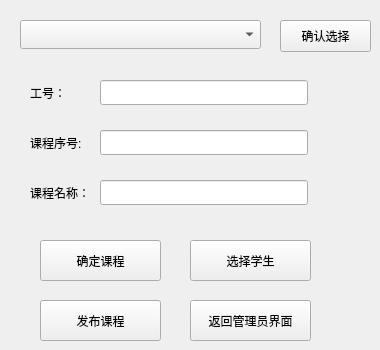
       <widget class="QWidget" name="page8">
        <widget class="QPushButton" name="subjectRelease">
         <property name="geometry">
          <rect>
           <x>40</x>
           <y>300</y>
           <width>121</width>
           <height>41</height>
          </rect>
         </property>
         <property name="text">
          <string>发布课程</string>
         </property>
        </widget>
        <widget class="QLabel" name="label_teaNum">
         <property name="geometry">
          <rect>
           <x>30</x>
           <y>80</y>
           <width>39</width>
           <height>25</height>
          </rect>
         </property>
         <property name="text">
          <string>工号：</string>
         </property>
        </widget>
        <widget class="QLabel" name="label_subNum">
         <property name="geometry">
          <rect>
           <x>30</x>
           <y>130</y>
           <width>56</width>
           <height>25</height>
          </rect>
         </property>
         <property name="text">
          <string>课程序号:</string>
         </property>
        </widget>
        <widget class="QPushButton" name="subjectConfirm">
         <property name="geometry">
          <rect>
           <x>40</x>
           <y>240</y>
           <width>121</width>
           <height>41</height>
          </rect>
         </property>
         <property name="sizePolicy">
          <sizepolicy hsizetype="Minimum" vsizetype="Fixed">
           <horstretch>0</horstretch>
           <verstretch>0</verstretch>
          </sizepolicy>
         </property>
         <property name="text">
          <string>确定课程</string>
         </property>
        </widget>
        <widget class="QLineEdit" name="subjectNumber">
         <property name="geometry">
          <rect>
           <x>100</x>
           <y>130</y>
           <width>208</width>
           <height>25</height>
          </rect>
         </property>
        </widget>
        <widget class="QLabel" name="label_subName">
         <property name="geometry">
          <rect>
           <x>30</x>
           <y>180</y>
           <width>65</width>
           <height>25</height>
          </rect>
         </property>
         <property name="text">
          <string>课程名称：</string>
         </property>
        </widget>
        <widget class="QPushButton" name="subjectSelectStu">
         <property name="geometry">
          <rect>
           <x>190</x>
           <y>240</y>
           <width>121</width>
           <height>41</height>
          </rect>
         </property>
         <property name="text">
          <string>选择学生</string>
         </property>
        </widget>
        <widget class="QLineEdit" name="subjectTeaNumber">
         <property name="geometry">
          <rect>
           <x>100</x>
           <y>80</y>
           <width>208</width>
           <height>25</height>
          </rect>
         </property>
        </widget>
        <widget class="QLineEdit" name="subjectName">
         <property name="geometry">
          <rect>
           <x>100</x>
           <y>180</y>
           <width>208</width>
           <height>25</height>
          </rect>
         </property>
        </widget>
        <widget class="QPushButton" name="page8_back">
         <property name="geometry">
          <rect>
           <x>190</x>
           <y>300</y>
           <width>121</width>
           <height>41</height>
          </rect>
         </property>
         <property name="text">
          <string>返回管理员界面</string>
         </property>
        </widget>
        <widget class="QComboBox" name="page2_StuNumberChoose">
         <property name="geometry">
          <rect>
           <x>20</x>
           <y>20</y>
           <width>241</width>
           <height>29</height>
          </rect>
         </property>
        </widget>
        <widget class="QPushButton" name="page2_StuNumberConfirm">
         <property name="geometry">
          <rect>
           <x>280</x>
           <y>20</y>
           <width>91</width>
           <height>32</height>
          </rect>
         </property>
         <property name="text">
          <string>确认选择</string>
         </property>
        </widget>
       </widget>
